Frame 1 (no input): blank canvas, image omitted
Frame 60 (the mouse pressed at the canvas centre just before this capture): blank canvas, image omitted
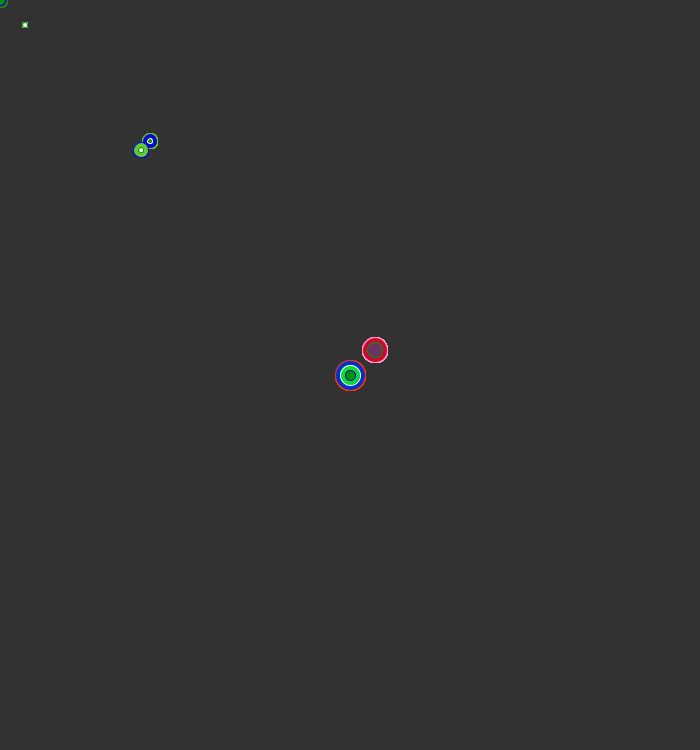
Frame 120 (the mouse held since frame 60 and released just before this capture)

The Processing sketch whose frames 1 and 60 were blank and that drew this single picture after the mouse press (run headless with seeded random() and noise(); from frame 60 on, the mouse is pressed at the canvas centre):

// Processing sketch: processing_76615
// ── processing_76615.pde

void setup() {
  size(700, 750);
  background(50);
}

void draw() {
    if (mousePressed == true) {
      stroke(255,50,0);
      fill(0,50,200);
      ellipse(mouseX, mouseY, 30, 30);
      stroke(255,155,200);
      fill(200,10,50);
      ellipse(mouseY, mouseX, 25, 25);
      stroke(255,255,255);
      fill(10,220,50);
      ellipse(mouseX, mouseY, 20, 20);
      stroke(100,200,50);
      fill(0,200,0);
      ellipse(mouseX, mouseY, 10, 10);
      fill(10,10,200);
      ellipse(mouseY/3+25, mouseX/3+25, 15, 15);    
      stroke(10,10,200);
      fill(100,200,50);
      ellipse(mouseX/3+25, mouseY/3+25, 15, 15);
  }
    stroke(0,150,0);
    fill(110,50,100);
    ellipse(mouseY, mouseX, 15, 15);
    fill(0,150,0);
    stroke(255,255,255);
    ellipse(mouseY/3+25, mouseX/3+25, 5, 5);
    fill(255,255,255);
    stroke(0,150,0);
    ellipse(mouseX/3+25, mouseY/3+25, 5, 5);
    stroke(0,0,200);
    fill(0,150,0);
    ellipse(mouseX, mouseY, 10, 10);
 if (mousePressed == false) { 
    fill(110,50,100); 
  stroke(0,150,0); 
  }
}
